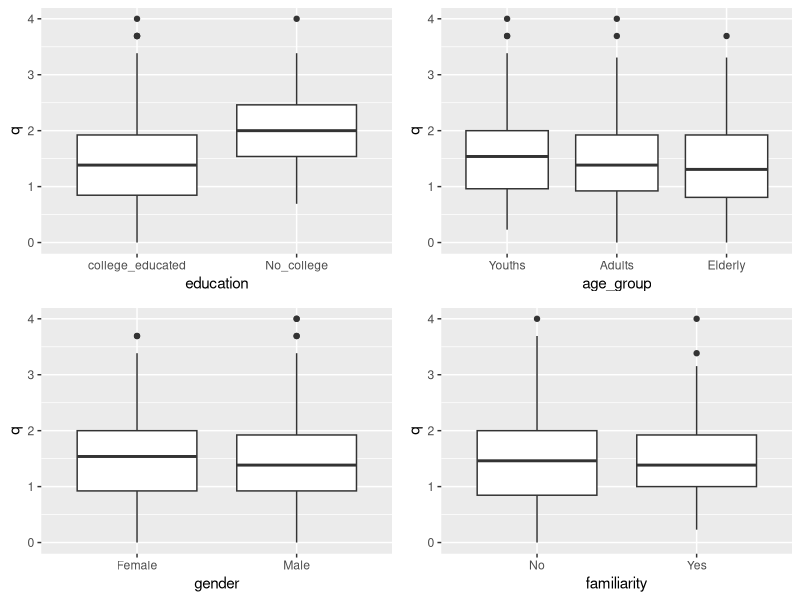

Write R code to recreate this figure.
## ---- chunk 1
knitr::opts_chunk$set(echo = FALSE)
library(tidyverse, quietly = T)
## ---- chunk 2
library(readxl)
cad <- read_excel("covid_africa_data.xlsx")
dim(cad)
head(cad, 10)
glimpse(cad)
## ---- chunk 3
df1 <- cad %>% mutate(gender = factor(Gender), 
         age_group = factor(`Age class`), 
         education = factor(`Highest level of education`), 
         familiarity = factor(Know_a_covid_patient)) %>%
  select(gender, age_group, education,  familiarity, q1:q13)
## ---- chunk 4
table(df1$age_group)
# collapsing age class varible to three categories
levels(df1$age_group) <- list("Youths" = c("Less than 18 years", "18 - 24 years", "25 - 29 years"), 
                        "Adults" = c("30 - 34 years", "35 - 39 years", "40 - 49 years"), 
                        "Elderly" = c("50 - 59 years", "60 - 69 years", "70 years and above"))
sum(is.na(df1$age_group)) #checking missing values

levels(df1$education) <- list("college_educated" = c("Tertiary education", "Post Graduate level"), 
                              "No_college" = c("No formal education", "Primary/Basic education", "Secondary/high school/form 4/5 education"))

sum(is.na(cad$`Highest level of education`))
sum(is.na(df1$education))

## ---- chunk 5
df1[df1 == "Strongly Disagree"] <- "0"
df1[df1 == "Disagree"] <- "0"
df1[df1 == "Neutral"] <- "1"
df1[df1=="Agree"] <- "4"
df1[df1=="Strongly Agree"] <- "4"
head(df1)
class(df1$q1)
df1[, 5:17] <- lapply(df1[, 5:17], as.numeric)
class(df1$q1)
head(df1)
df1$q <- rowMeans(subset(df1, select = q1:q13), na.rm = T)
head(df1)

df <- df1 %>% select(gender, age_group, education, familiarity, q )
head(df)
## ---- chunk 6
model <- lm(q~gender+age_group+education+familiarity, data = df)
summary(model)
## ---- chunk 7
require(gridExtra)
p1 <- df %>% ggplot(aes(x=education, y=q))+ 
 geom_boxplot()
p2 <- df %>% ggplot(aes(age_group, y=q))+geom_boxplot()
p3 <- ggplot(df, aes(gender, q,))+geom_boxplot()
p4 <- ggplot(df, aes(familiarity, q))+geom_boxplot()
grid.arrange(p1, p2, p3, p4, ncol =2)

